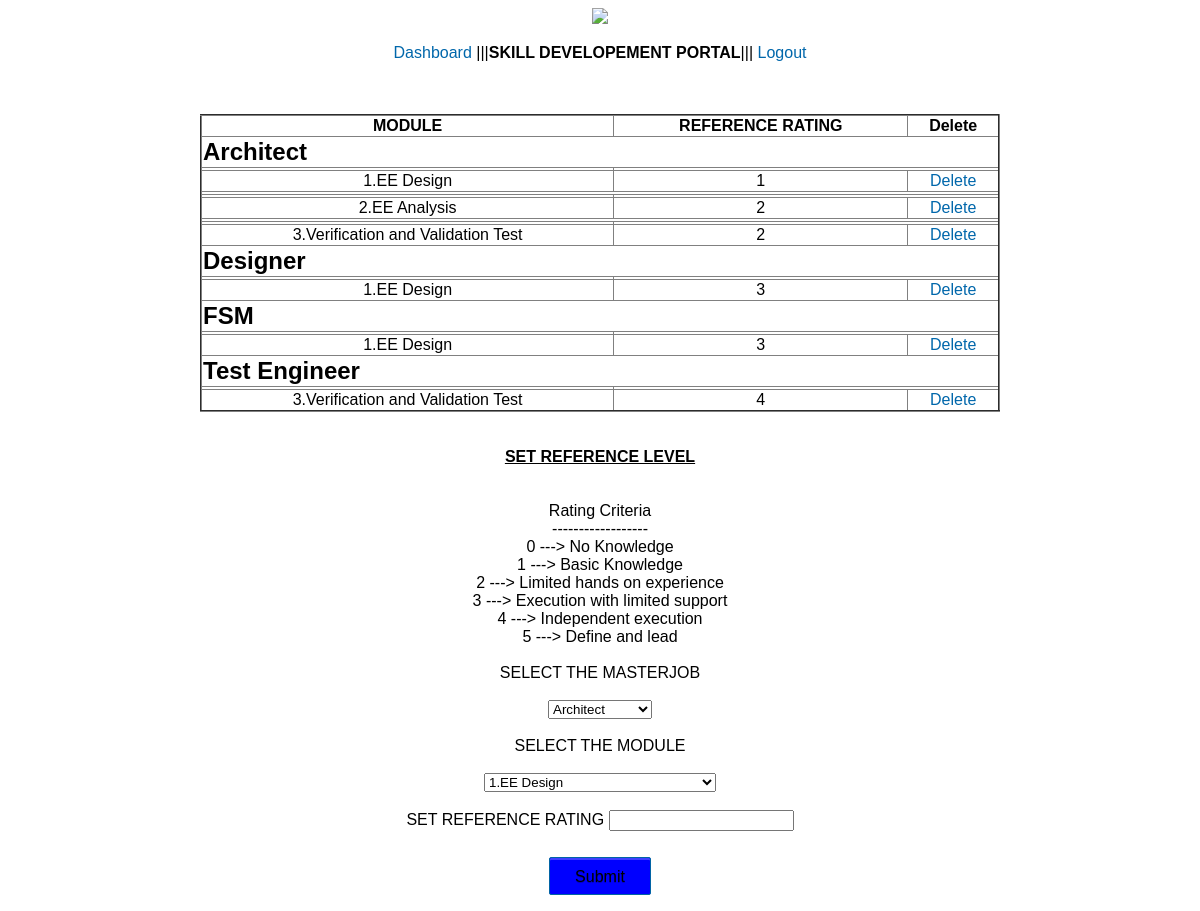
The app's page /setrefmod.php (signed in) with its own data.
### tables this page shows
CREATE TABLE `modref` (
  `masterjob` varchar(50) NOT NULL,
  `module` varchar(100) NOT NULL,
  `rating` int(4) NOT NULL
);

### setrefmod.php (the view, shortened to what this page needs)
<?php
		$con = mysqli_connect("localhost","root","","portal");
		$status = "";
?>
<!DOCTYPE html>
<html>
<head>
<link rel="stylesheet" href="style.css" />
</head>
<body>
    <center><img src="/portal/images/contilogo.png"><p><a href="dashboard.php">Dashboard</a>
  |||<b>SKILL DEVELOPEMENT PORTAL</b>||| <a href="logout.php">Logout</a></p></center>
<br><br>
<center>
<table width="800px" height="100px" border="2" style="border-collapse:collapse;">
<thead>
<tr>
<th><strong>MODULE</strong></th>
<th><strong>REFERENCE RATING</strong></th>
<th><strong>Delete</strong></th>
</tr>
</thead>
<tbody>
<?php
				$count=1;
				$sel_query="Select * from modref ORDER BY masterjob;";
				$result = mysqli_query($con,$sel_query);
				$uni=array();
				while($row = mysqli_fetch_assoc($result)) {
				$uni[]=$row["masterjob"];}
				$mod=array_unique($uni);
		$sel_query2="Select * from modref ORDER BY masterjob;";
		$result = mysqli_query($con,$sel_query2);
		$c=0;
		while($row = mysqli_fetch_assoc($result)) {?>
		<tr>
		<td  colspan="4"><b><font size=5><?php
		if(strcmp($mod[$c++], $row["masterjob"])==0)
		{echo $row["masterjob"];} ?>
		</b></font></td></tr>
		<td align="center">
		<tr>
		<font size=3>
		<td align="center"><?php echo $row["module"];  ?></td>
		<td align="center"><?php echo $row["rating"];  ?></td>
		<td align="center">
		<a href="deleteref.php?module=<?php echo $row["module"]; ?>&masterjob=<?php echo $row["masterjob"]; ?>">Delete</a></td>
		</font>
		</td></tr>
		<?php $count++;} ?>
		</tbody>
</table>
<br>
<br>
<b><u>SET REFERENCE LEVEL</u></b><br><br>
<form name="form" method="post" action="">
<br>
Rating Criteria	<br>
------------------<br>
0 --->  No Knowledge<br>
1 --->	Basic Knowledge<br>
2 --->	Limited hands on experience<br>
3 --->	Execution with limited support<br>
4 --->	Independent execution<br>
5 --->	Define and lead<br>
<br>
SELECT THE MASTERJOB<br><br>
		<?php
		$con = mysqli_connect("localhost","root","","portal");
		        $result = $con->query("SELECT masterjob from role");
		    echo "<select name='masterjob' id='masterjob' >";
		    while ($row = $result->fetch_assoc()) {
		        $masterjob = $row['masterjob'];
		        echo '<option value=" '.$masterjob.'"  >'.$masterjob.'</option>';
		    }
		    echo "</select>";
		?>
<br><br>
SELECT THE MODULE<br><br>
		<?php
				$con = mysqli_connect("localhost","root","","portal");
				        $result = $con->query("SELECT DISTINCT module from skill");
				    echo "<select name='module' id='module' >";
				    while ($row = $result->fetch_assoc())
				     {
				        $module = $row['module'];
				        echo '<option value=" '.$module.'"  >'.$module.'</option>';
				    }
				    echo "</select>";
		?>
<br><br>
SET REFERENCE RATING
<input type="number" name="rating">
<p><input name="submit" type="submit" value="Submit" /></p>
</form>
<p style="color:#FF0000;"><?php echo $status; ?></p></center>
</body>
</html>

### style.css (style rules this page uses)
body { font-family:Arial, Sans-Serif; }
a { color:#0067ab; text-decoration:none; }
input[type='submit'] { padding: 10px 25px 8px; color: black; background-color: blue; text-shadow: rgba(0,0,0,0.24) 0 1px 0; font-size: 16px; box-shadow: rgba(255,255,255,0.24) 0 2px 0 0 inset,#fff 0 1px 0 0; border: 1px solid #0164a5; border-radius: 2px; margin-top: 10px; cursor:pointer; }

### records on screen
modref: masterjob "Architect", module "1.EE Design", rating "1"
modref: module "2.EE Analysis", rating "2"
modref: module "3.Verification and Validation Test", rating "2"
modref: masterjob "Designer", module "1.EE Design", rating "3"
modref: masterjob "FSM", module "1.EE Design", rating "3"
modref: masterjob "Test Engineer", module "3.Verification and Validation Test", rating "4"

### other values on screen
form field masterjob "Architect"
form field module "1.EE Design"
